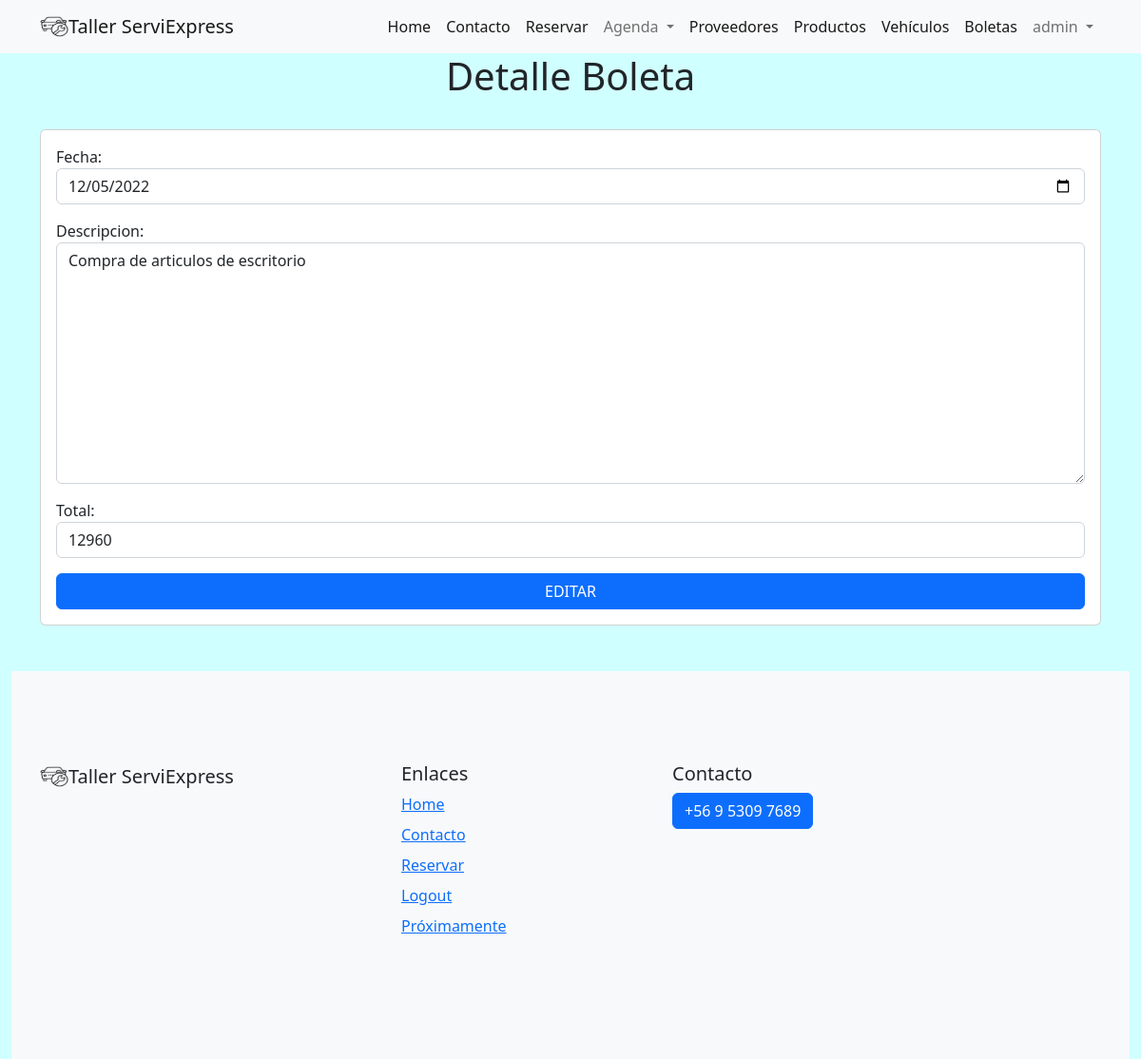
The page /boletas/1/ (signed in) on the database its author committed.
### task/models.py (models this page shows, shortened)
class Boleta(models.Model):
    id = models.AutoField(primary_key=True)
    fecha = models.DateField(auto_now_add=False, auto_now=False)
    descripcion = models.TextField(blank=True)
    total = models.IntegerField(blank=True,editable=True)
    fechaRealizado = models.DateTimeField(auto_now_add=True)

### task/views.py (the view, shortened to what this page needs)
# urls.py: path('boletas/<int:id>/', views.detalleBoleta,name='detalleBoleta'),
@login_required
def detalleBoleta(request, id):
    if request.method == 'GET':
        boleta = get_object_or_404(Boleta, pk=id)
        form = BoletaForm(instance=boleta)
        return render(request,'detalleBoleta.html',{
            'boleta' : boleta, 'form': form
        })

### task/forms.py
class BoletaForm(ModelForm):
    class Meta:
        model = Boleta
        fields = ['fecha','descripcion','total']
        widgets = {
            'fecha' : forms.DateInput(attrs={
            'type': 'date',
            'class': 'form-control'}),
            'descripcion' : Textarea(attrs={'class': 'form-control'}),
            'total' : NumberInput(attrs={'class': 'form-control'})
        }

### task/templates/detalleBoleta.html (shortened to what this page needs)
{% extends 'base.html' %}
{% block content%}
{% load static %}
<h1 class="text-center">Detalle Boleta</h1>
<br>
<main class="container">
    <div class="row">
        <div class="col-md-8s ">
            <form method="POST" class="card card-body ">
                {{form.as_p}}
                <input name="" id="editar" class="btn btn-primary" type="submit" value="EDITAR">
            </form>
        </div>
    </div>
</main>
{% endblock %}

### task/templates/base.html (shortened to what this page needs)
{% load static %}
<!doctype html>
<html lang="en">
  <head>
    <link href="https://cdn.jsdelivr.net/npm/bootstrap@5.2.3/dist/css/bootstrap.min.css" rel="stylesheet">
    <link type="text/css" rel="stylesheet" href="{% static 'task/css/style.css' %}">
  </head>
  <body>
    <nav class="navbar navbar-expand-lg bg-light">
        <div class="container">
            <img src="{% static 'task/img/mecanico.png' %}" alt="Logo flor " width="30" height="24">
            <a class="navbar-brand" href="{% url 'home' %}">Taller ServiExpress</a>
          <div class="collapse navbar-collapse" id="navbarTogglerDemo01">
            <ul class="navbar-nav ms-auto">
              <li class="nav-item">
                <a class="nav-link active" aria-current="page" href="{% url 'home' %}">Home</a>
              </li>
              <li class="nav-item">
                <a class="nav-link active" aria-current="page" href="{% url 'contacto' %}">Contacto</a>
              </li>
              {% if user.is_authenticated %}
              <li class="nav-item">
                <a class="nav-link active" href="{% url 'crearReserva' %}">Reservar</a>
              </li>
              {% endif %}
              {% if perms.task.view_reserva %}
              <li class="nav-item dropdown">
                <a class="nav-link dropdown-toggle" href="#" role="button" data-bs-toggle="dropdown" aria-expanded="false">
                  Agenda
                </a>
              </li>
              {% endif %}
              {% if perms.task.view_proveedor %}
              <li class="nav-item">
                <a class="nav-link active" href="{% url 'listProveedor' %}">Proveedores</a>
              </li>
              {% endif %}
              {% if perms.task.view_producto %}
              <li class="nav-item">
                <a class="nav-link active" href="{% url 'listProductos' %}">Productos</a>
              </li>
              {% endif %}
              {% if perms.task.view_vehiculo %}
              <li class="nav-item">
                <a class="nav-link active" href="{% url 'listVehiculos' %}">Vehículos</a>
              </li>
              {% endif %}
              {% if perms.task.view_boleta %}
              <li class="nav-item">
                <a class="nav-link active" href="{% url 'listBoletas' %}">Boletas</a>
              </li>
              {% endif %}
              {% if user.is_authenticated %}
              <li class="nav-item dropdown">
                <a class="nav-link dropdown-toggle" href="#" role="button" data-bs-toggle="dropdown" aria-expanded="false">
                  {{ user.username }}
                </a>
              </li>
                {% else %}
                <a class="nav-link active" href="{% url 'iniciarSesion' %}">Login</a>
              </li>
              <li class="nav-item">
                <a class="nav-link active" href="{% url 'registrarse' %}">Registrarse</a>
              </li>
              {% endif %}
            </ul>
          </div>
        </div>
      </nav>
    {% block content %}
    {% endblock %}
    <footer class="container-fluid">
        <footer class="bd-footer py-5 mt-5 bg-light">
            <div class="container py-5">
                <div class="row">
                    <div class="col-lg-3 mb-3">
                        <a class="d-inline-flex align-items-center mb-2 link-dark text-decoration-none" href="/" aria-label="Bootstrap">
                            <img src="{% static 'task/img/mecanico.png' %}" alt="Logo mecanico " width="30" height="24">
                            <span class="fs-5">Taller ServiExpress</span>
                        </a>
                    </div>
                    <div class="col-6 col-lg-2 offset-lg-1 mb-3">
                        <h5>Enlaces</h5>
                        <ul class="list-unstyled">
                            <li class="mb-2"><a href="{% url 'home' %}">Home</a></li>
                            <li class="mb-2"><a href="{% url 'contacto' %}">Contacto</a></li>
                            {% if user.is_authenticated %}
                            <li class="mb-2"><a href="{% url 'crearReserva' %}">Reservar</a></li>
                            <li class="mb-2"><a href="{% url 'cerrarSesion' %}">Logout</a></li>
                            {% else %}
                            <li class="mb-2"><a href="{% url 'iniciarSesion' %}">Login</a></li>
                            <li class="mb-2"><a href="{% url 'registrarse' %}">Registrarse</a></li>
                            {% endif %}
                            <li class="mb-2"><a href="#">Próximamente</a></li>
                        </ul>
                    </div>
                    <div class="col-6 col-lg-2 offset-lg-1 mb-3">
                        <h5>Contacto</h5>
                        <p class="btn btn-primary">+56 9 5309 7689</p>
                    </div>
                </div>
            </div>
        </footer>
    </footer>
  </body>
</html>

### task/static/task/css/style.css (style rules this page uses)
body { background-color: #d0ffff; }

### rows shown on the page
Boleta: fecha "12/05/2022", descripcion "Compra de articulos de escritorio", total "12960"

### other values the page prints
{{ user.username }} "admin"
